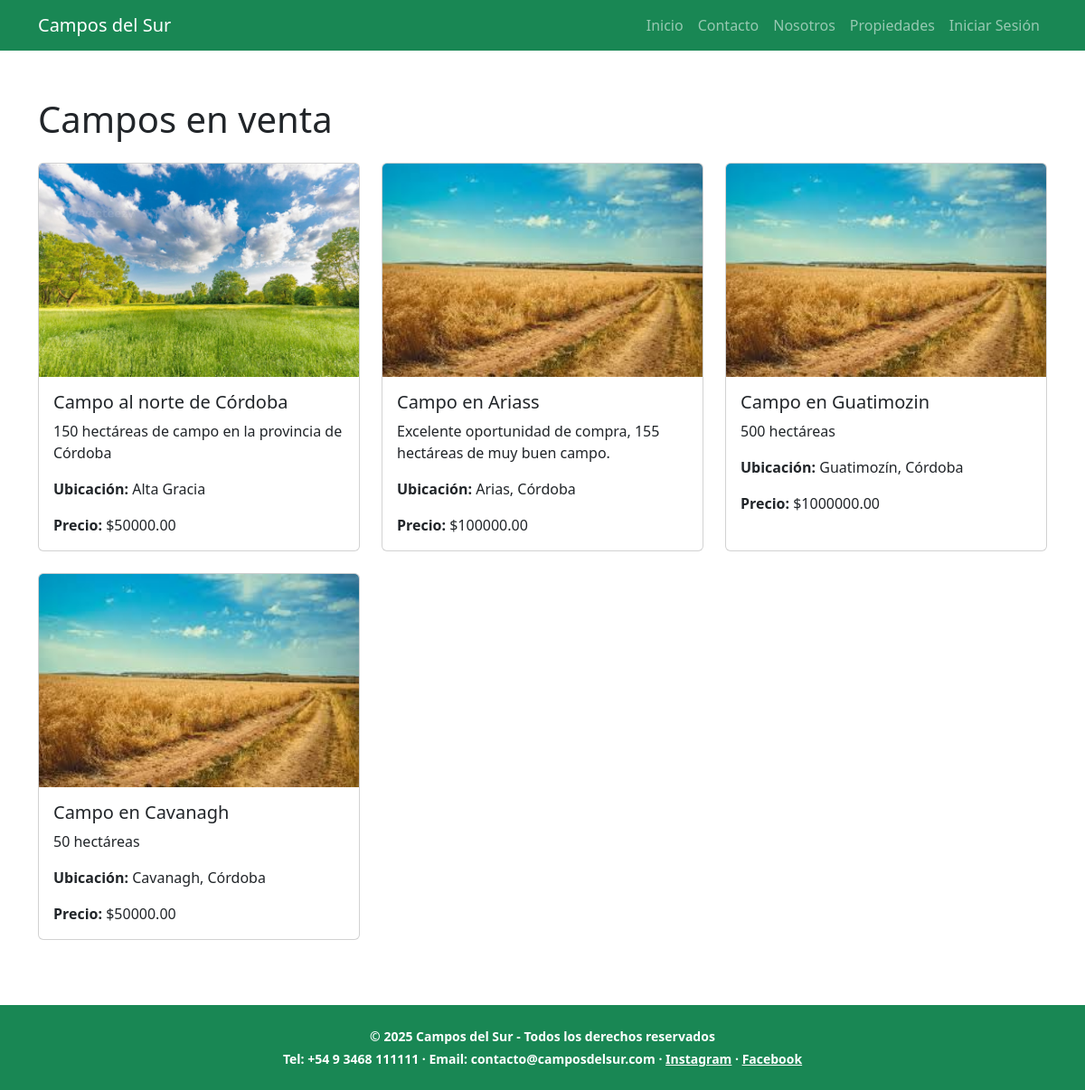
Page /lista_campos on the committed database.
### propiedades/models.py (models this page shows, shortened)
class Campo(models.Model):
    titulo = models.CharField(max_length=200)
    descripcion = models.TextField()
    ubicacion = models.CharField(max_length=200)
    precio = models.DecimalField(max_digits=10, decimal_places=2)
    imagen = models.ImageField(upload_to='campos/')

### propiedades/views.py (the view)
# urls.py: path('lista_campos', views.lista_campos, name='lista_campos'),
def lista_campos(request):
    campos = Campo.objects.all()
    return render(request, 'propiedades/lista_campos.html', {'campos': campos})

### propiedades/templates/propiedades/lista_campos.html (shortened to what this page needs)
{% extends 'propiedades/base.html' %}
{% block content %}
<h1 class="mb-4">Campos en venta</h1>
<div class="row">
    {% for campo in campos %}
    <div class="col-md-4 mb-4">
        <div class="card h-100">
            <img src="{{ campo.imagen.url }}" class="card-img-top" alt="{{ campo.titulo }}">
            <div class="card-body">
                <h5 class="card-title">{{ campo.titulo }}</h5>
                <p class="card-text">{{ campo.descripcion }}</p>
                <p class="card-text"><strong>Ubicación:</strong> {{ campo.ubicacion }}</p>
                <p class="card-text"><strong>Precio:</strong> ${{ campo.precio }}</p>
            </div>
        </div>
    </div>
    {% empty %}
    <p>No hay campos disponibles.</p>
    {% endfor %}
</div>
{% endblock %}

### propiedades/templates/propiedades/base.html (shortened to what this page needs)
<!DOCTYPE html>
<html lang="es">
<head>
    <link href="https://cdn.jsdelivr.net/npm/bootstrap@5.3.2/dist/css/bootstrap.min.css" rel="stylesheet" />
</head>
<body class="d-flex flex-column min-vh-100">
    <nav class="navbar navbar-expand-lg navbar-dark bg-success">
        <div class="container">
            <a class="navbar-brand" href="/">Campos del Sur</a>
            <div class="collapse navbar-collapse" id="navbarNav">
                <ul class="navbar-nav ms-auto">
                    <li class="nav-item"><a class="nav-link" href="/">Inicio</a></li>
                    <li class="nav-item"><a class="nav-link" href="/contacto">Contacto</a></li>
                    <li class="nav-item"><a class="nav-link" href="/nosotros">Nosotros</a></li>
                    <li class="nav-item"><a class="nav-link" href="/lista_campos">Propiedades</a></li>
                    <li class="nav-item"><a class="nav-link" href="/admin">Iniciar Sesión</a></li>
                </ul>
            </div>
        </div>
    </nav>
    <main class="container py-5 flex-grow-1">
        {% block content %}
        {% endblock %}
    </main>
    <footer class="bg-success text-white text-center py-4 mt-auto">
        <div class="container">
            <p class="mb-1">&copy; 2025 Campos del Sur - Todos los derechos reservados</p>
            <p class="mb-0">
                Tel: +54 9 3468 111111 ·
                Email: contacto@camposdelsur.com ·
                <a href="https://instagram.com/" target="_blank" class="text-white">Instagram</a> ·
                <a href="https://facebook.com/" target="_blank" class="text-white">Facebook</a>
            </p>
        </div>
    </footer>
</body>
</html>

### propiedades/templates/propiedades/base.html (style rules this page uses)
.navbar { border-bottom: 4px solid #ffffff; }
footer { font-weight: bold; font-size: 14px; }
img { max-width: 100%; height: auto; }

### rows in the picture
Campo: imagen (picture), titulo "Campo al norte de Córdoba", descripcion "150 hectáreas de campo en la provincia de Córdoba", ubicacion "Alta Gracia", precio "50000.00"
Campo: imagen (picture), titulo "Campo en Ariass", descripcion "Excelente oportunidad de compra, 155 hectáreas de muy buen campo.", ubicacion "Arias, Córdoba", precio "100000.00"
Campo: imagen (picture), titulo "Campo en Guatimozin", descripcion "500 hectáreas", ubicacion "Guatimozín, Córdoba", precio "1000000.00"
Campo: imagen (picture), titulo "Campo en Cavanagh", descripcion "50 hectáreas", ubicacion "Cavanagh, Córdoba", precio "50000.00"
